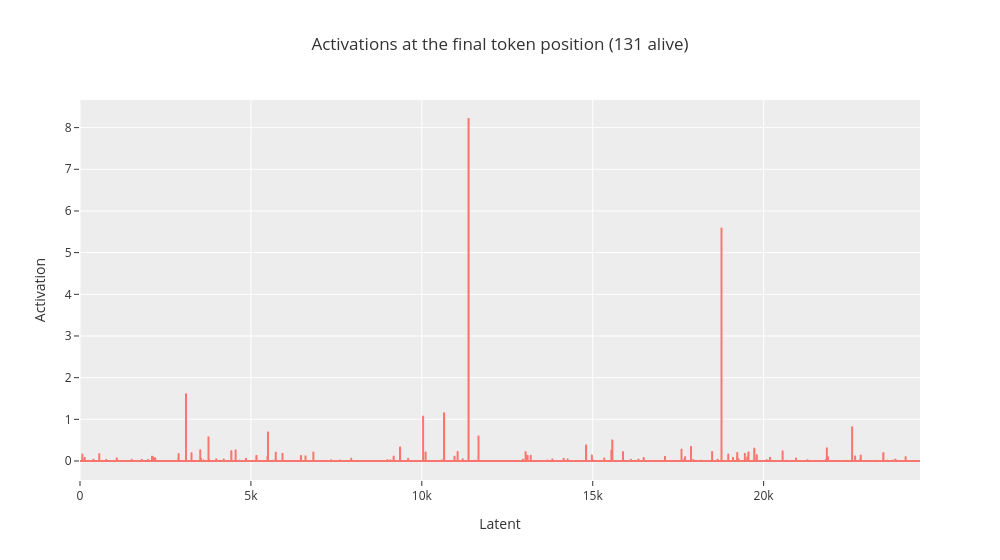

The notebook cell this image was saved under:
### Code cell
_, cache = gpt2.run_with_cache_with_saes(prompts, saes=[layer9_sae])
sae_acts_post = cache[f"{layer9_sae.cfg.metadata.hook_name}.hook_sae_acts_post"][:, -1].mean(0)

rprint(cache[f"{layer9_sae.cfg.metadata.hook_name}.hook_sae_acts_post"][:, -1].mean(0).topk(3))

px.line(
  sae_acts_post.cpu().numpy(),
  title=f"Activations at the final token position ({sae_acts_post.nonzero().numel()} alive)",
  labels={"index": "Latent", "value": "Activation"},
  template="ggplot2",
  width=1000,
).update_layout(showlegend=False).show()

### Figure 1 — Plotly figure (JSON) as saved in the notebook; plotly's stock layout.template omitted (floating-point values rounded to 4 significant figures; data arrays with more than 128 entries replaced by an {"elided": "..."} marker saying what was removed)
{"data": [{"hovertemplate": "variable=0<br>Latent=%{x}<br>Activation=%{y}<extra></extra>", "legendgroup": "0", "line": {"color": "#F8766D", "dash": "solid"}, "marker": {"symbol": "circle"}, "mode": "lines", "name": "0", "showlegend": true, "type": "scattergl", "x": {"elided": "24576 int values"}, "xaxis": "x", "y": {"elided": "24576 float values"}, "yaxis": "y"}], "layout": {"legend": {"title": {"text": "variable"}, "tracegroupgap": 0}, "showlegend": false, "title": {"text": "Activations at the final token position (131 alive)"}, "width": 1000, "xaxis": {"anchor": "y", "domain": [0, 1], "title": {"text": "Latent"}}, "yaxis": {"anchor": "x", "domain": [0, 1], "title": {"text": "Activation"}}}}
